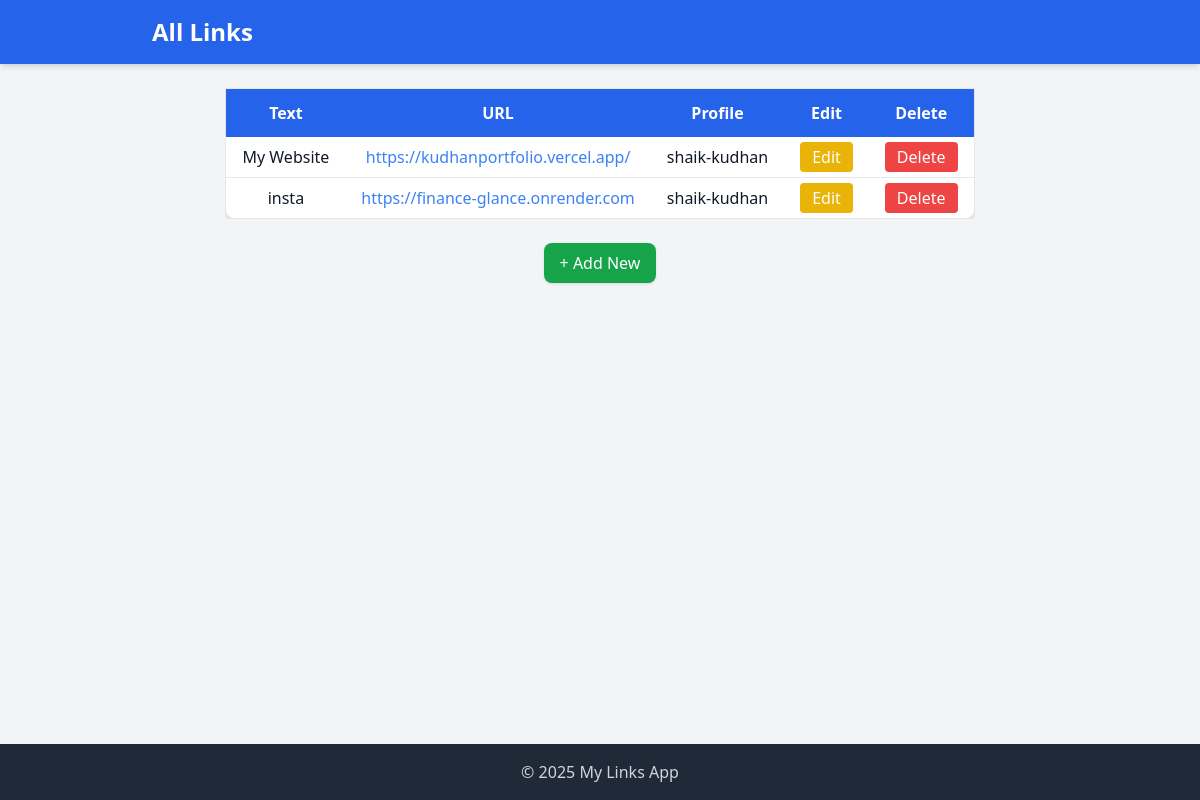
The app's page /manage/, older data.
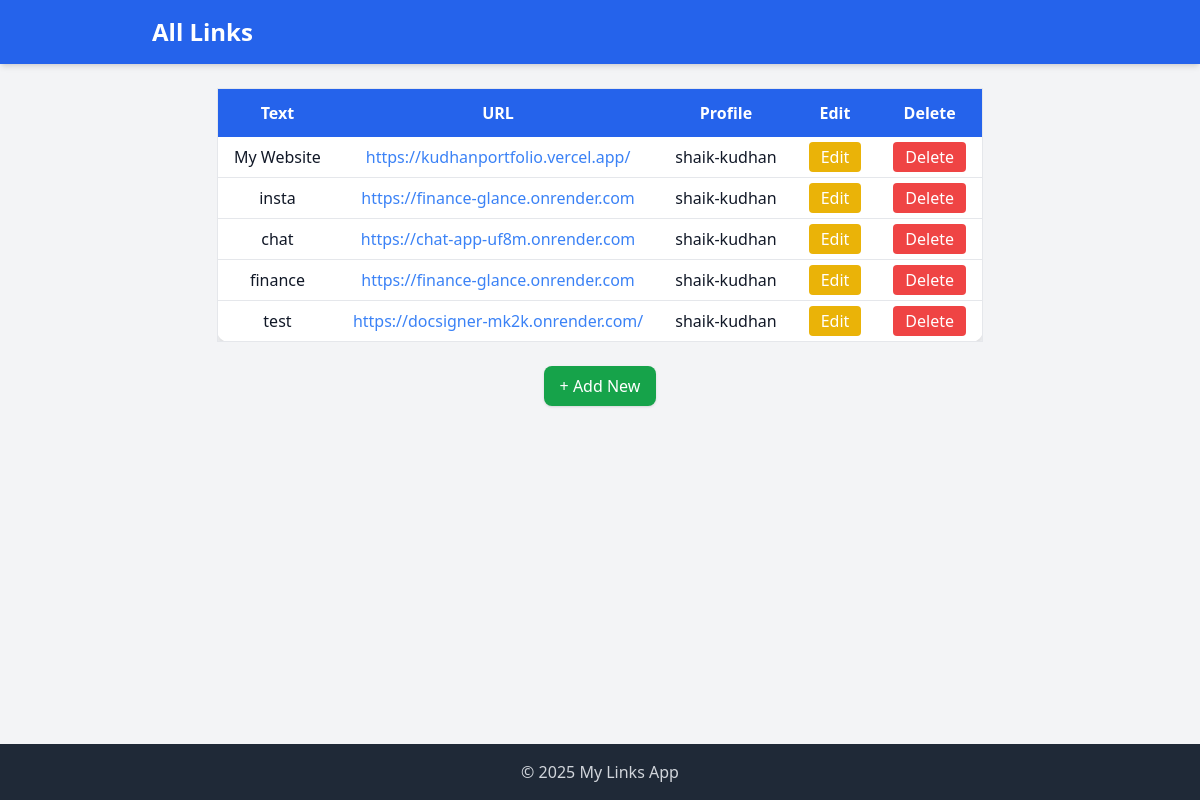
The same page, newer data.
### link_plant/models.py (models this page shows, shortened)
class Link(models.Model):
    text = models.CharField(max_length=100)
    url = models.URLField()
    profile = models.ForeignKey(Profile , on_delete=models.CASCADE , related_name='links')

class Profile(models.Model):
    BG_CHOICES = (
        ('blue' ,'Blue'),
        ('green' ,'Green'),
        ('red' ,'Red'),
        ('yellow' ,'Yellow'),
        ('purple' ,'Purple'),
        ('orange' ,'Orange'),
        ('pink' ,'Pink'),
        ('gray' ,'Gray'),
        ('black' ,'Black'),
        ('white' ,'White'),
    )
    name = models.CharField(max_length=100)
    slug = models.SlugField(unique=True,max_length=100)
    bg_color = models.CharField(max_length=50 , choices=BG_CHOICES)

### link_plant/views.py (the view)
# urls.py: path('manage/', LinkListView.as_view(), name='link-list'),
class LinkListView(ListView):
    model = Link
    template_name = "link_plant/link_list.html"  # explicitly set template

### link_plant/templates/link_plant/link_list.html (shortened to what this page needs)
{% extends "./base.html" %}
{% block header %}
  All Links
{% endblock %}
{% block content %}
<div class="overflow-x-auto flex justify-center">
  <table class="min-w-[700px] bg-white rounded-xl shadow-lg border border-gray-200 text-center">
    <thead class="bg-blue-600 text-white">
      <tr>
        <th class="py-3 px-4">Text</th>
        <th class="py-3 px-4">URL</th>
        <th class="py-3 px-4">Profile</th>
        <th class="py-3 px-4">Edit</th>
        <th class="py-3 px-4">Delete</th>
      </tr>
    </thead>
    <tbody>
      {% for link in object_list %}
      <tr class="border-b hover:bg-gray-50">
        <td class="py-2 px-4">{{ link.text }}</td>
        <td class="py-2 px-4">
          <a href="{{ link.url }}" class="text-blue-500 hover:underline" target="_blank">
            {{ link.url }}
          </a>
        </td>
        <td class="py-2 px-4">{{ link.profile.slug }}</td>
        <td class="py-2 px-4">
          <a href="{% url 'update-list' link.pk %}"
             class="bg-yellow-500 text-white px-3 py-1 rounded hover:bg-yellow-600">
            Edit
          </a>
        </td>
        <td class="py-2 px-4">
          <a href="{% url 'delete-list' link.pk %}"
             class="bg-red-500 text-white px-3 py-1 rounded hover:bg-red-600">
            Delete
          </a>
        </td>
      </tr>
      {% empty %}
      <tr>
        <td colspan="5" class="py-4 text-gray-500">No links available.</td>
      </tr>
      {% endfor %}
    </tbody>
  </table>
</div>
<div class="flex justify-center mt-6">
  <a href="{% url 'create-list' %}"
     class="bg-green-600 text-white px-4 py-2 rounded-lg hover:bg-green-700 shadow">
    + Add New
  </a>
</div>
{% endblock %}

### link_plant/templates/link_plant/base.html (shortened to what this page needs)
<!DOCTYPE html>
<html lang="en">
<head>
  <script src="https://cdn.tailwindcss.com"></script>
</head>
<body class="bg-gray-100 text-gray-900 min-h-screen flex flex-col">
  <header class="bg-blue-600 text-white p-4 shadow-md">
    <div class="max-w-4xl mx-auto">
      <h1 class="text-2xl font-bold">
        {% block header %}My Links{% endblock %}
      </h1>
    </div>
  </header>
  <main class="flex-grow max-w-4xl mx-auto p-6">
    {% block content %}{% endblock %}
  </main>
  <footer class="bg-gray-800 text-gray-300 text-center p-4">
    &copy; {{ year|default:2025 }} My Links App
  </footer>
</body>
</html>

Row changes from the older to the newer data that the page shows:
added Link: text "chat", url "https://chat-app-uf8m.onrender.com", profile.slug "shaik-kudhan"
added Link: text "finance", url "https://finance-glance.onrender.com", profile.slug "shaik-kudhan"
added Link: text "test", url "https://docsigner-mk2k.onrender.com/", profile.slug "shaik-kudhan"
